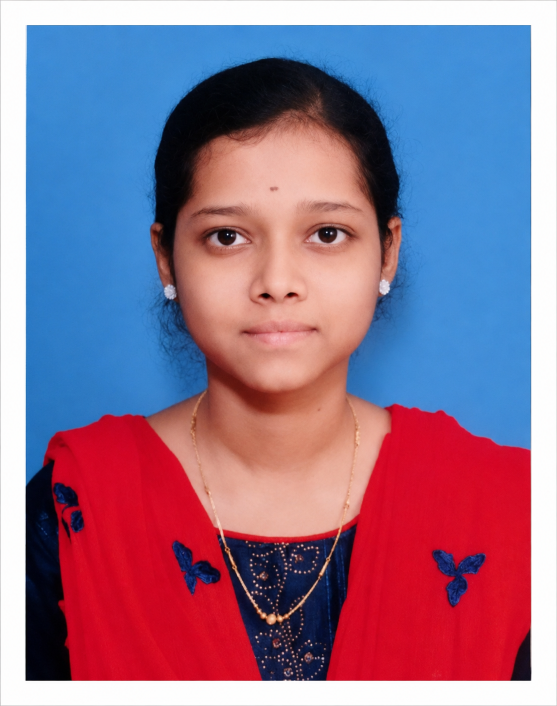
#> input picture Passport.png, 1114 x 1412 px (shown at 1/2 size)
$ jupyter execute --allow-errors 'WORKSHOP 1.ipynb'
#> lines starting #> are read from the running program, lines starting #| are printed output that depends on the picture; after the words box and inside, x2 and y2 are one past the last pixel; in counts of white or black regions, pixels touching at a corner belong together; pictures that were not available may be replaced by others from this repository, and a replacement may not be noted
[cell 1]
import cv2
import numpy as np
import matplotlib.pyplot as plt
faceImage = cv2.imread('Passport.png')
#> faceImage is the input picture: shape (1412, 1114, 3); mean B, G, R 142.1, 113.6, 144.4
plt.imshow(faceImage[:,:,::-1])
plt.title("Passport Image")
plt.show()

[cell 2]
faceImage.shape
#> Out = (1412, 1114, 3)

[cell 3]
glassPNG = cv2.imread('sunglass.png',-1)
plt.imshow(glassPNG[:,:,::-1]);
plt.title("Sunglass Image")

[cell 4]
glassPNG = cv2.resize(glassPNG,(190,50))
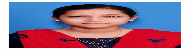
#> glassPNG: shape (50, 190, 3); mean B, G, R 143.5, 115.5, 145.7
print("image Dimension ={}".format(glassPNG.shape))
#| image Dimension =(50, 190, 3)

[cell 5]
glassBGR = glassPNG[:,:,0:3]
#> (the rest of this cell did not finish here and is left out)

[cell 6]
faceWithGlassesNaive = faceImage.copy()
x, y = 320, 400
target_w = 480
target_h = 200
glassResized = cv2.resize(glassBGR, (target_w, target_h))
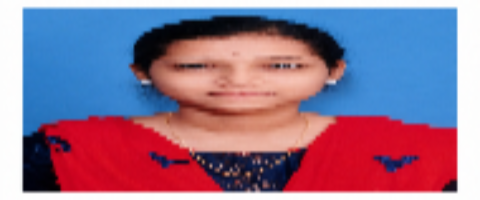
#> glassResized: shape (200, 480, 3); mean B, G, R 143.4, 115.4, 145.7
faceWithGlassesNaive[y:y+target_h, x:x+target_w] = glassResized
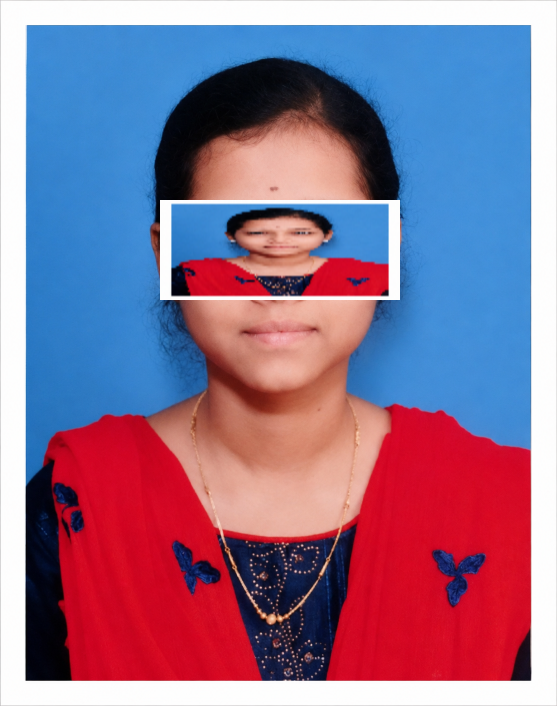
#> faceWithGlassesNaive: shape (1412, 1114, 3) (shown at 1/2 size); 6.1% of pixels changed, all inside (x1, y1, x2, y2) = (320, 400, 800, 600)
plt.imshow(faceWithGlassesNaive[..., ::-1])
plt.axis("off")
plt.show()
